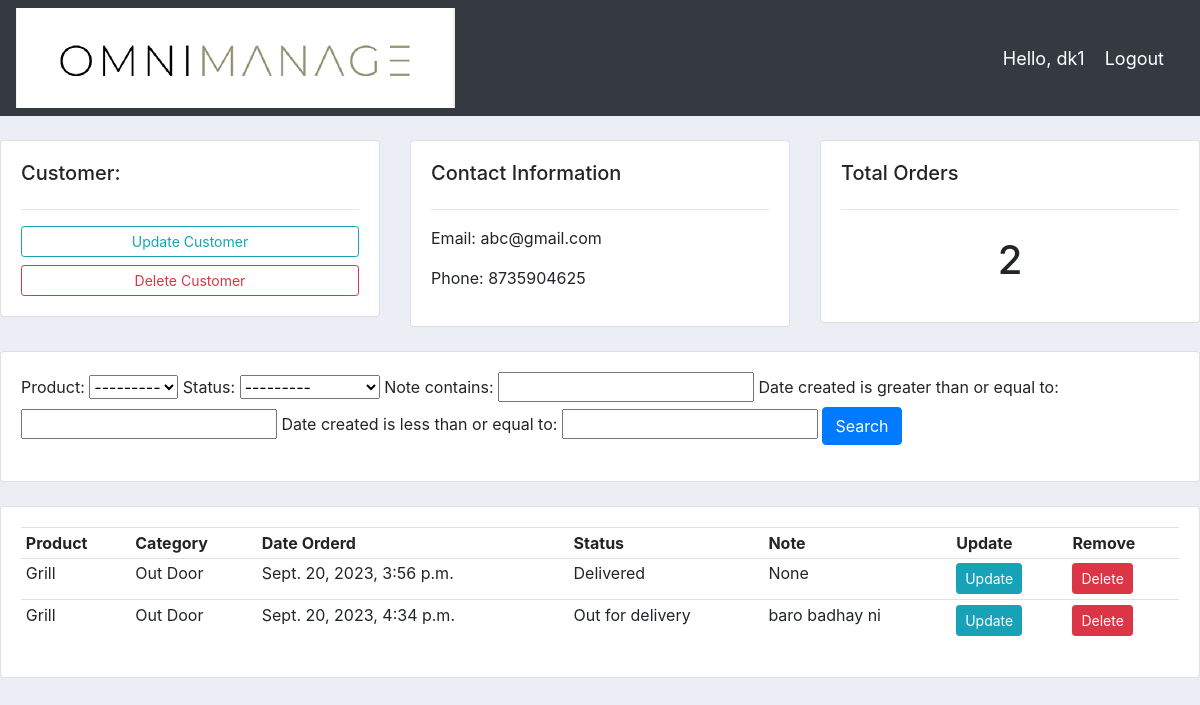
The app's page /customer/1/ (signed in) with its own data.
### accounts/models.py (models this page shows, shortened)
class Customer(models.Model):
    user=models.OneToOneField(User,null=True,on_delete=models.CASCADE)
    name=models.CharField(max_length=200,null=True)
    phone=models.CharField(max_length=10,null=True)
    email=models.CharField(max_length=200,null=True)
    date_created=models.DateTimeField(auto_now_add=True,null=True)

class Order(models.Model):
    STATUS = (
        ('Pending', 'Pending'),
        ('Out for delivery', 'Out for delivery'),
        ('Delivered', 'Delivered'),
    )
    customer=models.ForeignKey(Customer,null=True,on_delete=models.SET_NULL)
    product=models.ForeignKey(Product,null=True,on_delete=models.SET_NULL)
    date_created=models.DateTimeField(auto_now_add=True,null=True)
    status=models.CharField(max_length=200,null=True,choices=STATUS)
    note=models.CharField(max_length=500,null=True,)

class Product(models.Model):
    CATEGORY = (
        ('Indoor', 'Indoor'),
        ('Out Door', 'Out Door'),
    )
    name=models.CharField(max_length=200,null=True)
    price=models.FloatField(null=True)
    category=models.CharField(max_length=200,null=True,choices=CATEGORY)
    description=models.CharField(max_length=200,null=True , blank=True)
    date_created=models.DateTimeField(auto_now_add=True,null=True)
    tags=models.ManyToManyField(Tag)
    def __str__(self):
        return self.name

### accounts/decorators.py (the view)
        def wrapper_func(request,*args,**kwargs):
            group=None
            if request.user.groups.exists():
                group=request.user.groups.all()[0].name
            if group in allowed_roles:
                return view_func(request,*args,**kwargs)
            else:
                return HttpResponse('you are not authorized to access this page')

### accounts/views.py (called while the page is built)
@login_required(login_url='login')
@allowed_users(allowed_roles=['admin','manager','staff'])
def customer(request,pk):
    customer = Customer.objects.get(id=pk)
    orders=customer.order_set.all()
    order_count=orders.count()
    myfilter = OrderFilter(request.GET,queryset=orders)
    orders = myfilter.qs
    context={'customer':customer,'orders':orders,'order_count':order_count,'myfilter': myfilter}
    return render(request,'accounts/customers.html',context)

### accounts/templates/accounts/customers.html
{% extends 'accounts/main.html' %}
{% block CustomersContent%}
<br>
<div class="row">
    <div class="col-md">
        <div class="card card-body">
            <h5>Customer:</h5>
            <hr>
            <a class="btn btn-outline-info btn-sm btn-block" href="{% url 'update_customer' customer.id %}">Update
                Customer</a>
            <a class="btn btn-outline-danger btn-sm btn-block" href="{% url 'delete_customer' customer.id %}">Delete
                Customer</a>
        </div>
    </div>
    <div class="col-md">
        <div class="card card-body">
            <h5>Contact Information</h5>
            <hr>
            <p>Email: {{customer.email}}</p>
            <p>Phone: {{customer.phone}}</p>
        </div>
    </div>
    <div class="col-md">
        <div class="card card-body">
            <h5>Total Orders</h5>
            <hr>
            <h1 style="text-align: center;padding: 10px">{{order_count}}</h1>
        </div>
    </div>
</div>
<br>
<div class="row">
    <div class="col">
        <div class="card card-body">
            <form method="get">
                {{myfilter.form}}
                <button class="btn btn-primary" type="submit">Search</button>
            </form>
        </div>
    </div>
</div>
<br>
<div class="row">
    <div class="col-md">
        <div class="card card-body">
            <table class="table table-sm">
                <tr>
                    <th>Product</th>
                    <th>Category</th>
                    <th>Date Orderd</th>
                    <th>Status</th>
                    <th>Note</th>
                    <th>Update</th>
                    <th>Remove </th>
                </tr>
                {% for order in orders %}
                <tr>
                    <td>{{order.product}}</td>
                    <td>{{order.product.category}}</td>
                    <td>{{order.date_created}}</td>
                    <td>{{order.status}}</td>
                    <td>{{order.note}}</td>
                    <td><a class="btn btn-sm btn-info" href="{% url 'update_order' order.id %}">Update</a></td>
                        <td><a class="btn btn-sm btn-danger" href="{% url 'delete_order' order.id %}">Delete</a></td>
                </tr>
                {% endfor %}
            </table>
        </div>
    </div>
</div>
{% endblock%}

### accounts/templates/accounts/navbar.html (shortened to what this page needs)
{% load static %}
<nav class="navbar navbar-expand-lg navbar-dark bg-dark">
    <img src="{% static 'images/logo.png' %}">
    <span class="hello-msg">Hello, {{request.user}}</span>
    <span><a class="hello-msg" href="{% url 'logout' %}">Logout</a></span>
  </nav>

### static/css/main.css (style rules this page uses)
body { background-color: #ebeff5; }

### accounts/templates/accounts/navbar.html (style rules this page uses)
.hello-msg { font-size: 18px; color: #fff; margin-right: 20px; }

### records on screen
Customer: email "abc@gmail.com", phone "8735904625"
Order: product "Grill", product.category "Out Door", date_created "Sept. 20, 2023, 3:56 p.m.", status "Delivered", note "None"
Order: product "Grill", product.category "Out Door", date_created "Sept. 20, 2023, 4:34 p.m.", status "Out for delivery", note "baro badhay ni"

### other values on screen
{{ request.user }} "dk1"
{{ order_count }} "2"
